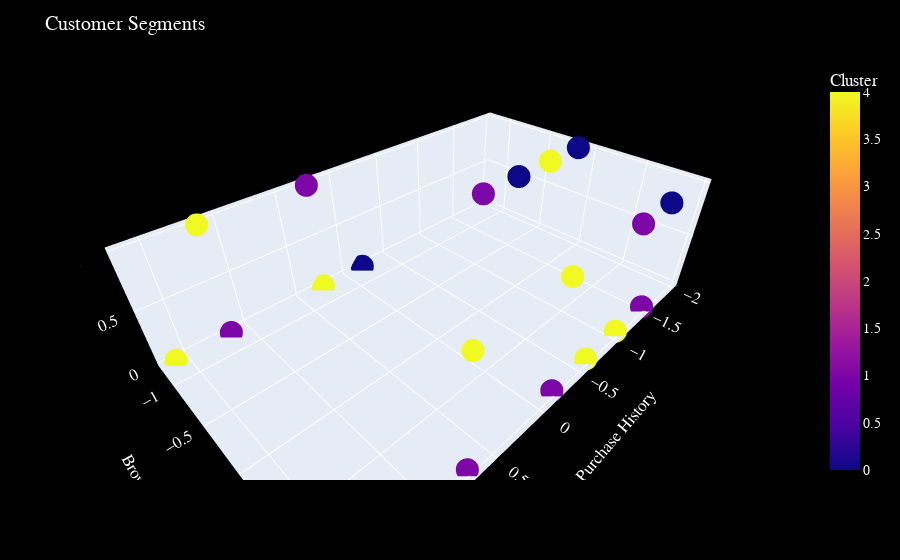

Source (notebook cell):
### Code cell
import plotly.express as px
import pandas as pd

# Assuming your data is in a Pandas DataFrame called `df`

# Create a new column for the cluster labels
df['Cluster'] = [0]*13 + [1]*37 + [2]*23 + [3]*15 + [4]*12

# Create a 3D scatter plot
fig = px.scatter_3d(df, x="Purchase History", y="Browsing Behavior", z="Category", color="Cluster")
fig.update_layout(
    title="Customer Segments",
    scene = dict(
        xaxis_title="Purchase History",
        yaxis_title="Browsing Behavior",
        zaxis_title="Category"),
    font=dict(
        family="Arial",
        size=14,
        color="#ffffff"
    ),
    plot_bgcolor="#f0f0f0", 
    paper_bgcolor="#000000",
    xaxis_showgrid=True,
    yaxis_showgrid=True,
    xaxis_gridcolor="#fff000", 
    yaxis_gridcolor="#000fff"
)

fig.show()

### Figure 1 — Plotly figure (JSON) as saved in the notebook; plotly's stock layout.template omitted (floating-point values rounded to 4 significant figures)
{"data": [{"hovertemplate": "Purchase History=%{x}<br>Browsing Behavior=%{y}<br>Category=%{z}<br>Cluster=%{marker.color}<extra></extra>", "legendgroup": "", "marker": {"color": [0, 0, 0, 0, 0, 0, 0, 0, 0, 0, 0, 0, 0, 1, 1, 1, 1, 1, 1, 1, 1, 1, 1, 1, 1, 1, 1, 1, 1, 1, 1, 1, 1, 1, 1, 1, 1, 1, 1, 1, 1, 1, 1, 1, 1, 1, 1, 1, 1, 1, 2, 2, 2, 2, 2, 2, 2, 2, 2, 2, 2, 2, 2, 2, 2, 2, 2, 2, 2, 2, 2, 2, 2, 3, 3, 3, 3, 3, 3, 3, 3, 3, 3, 3, 3, 3, 3, 3, 4, 4, 4, 4, 4, 4, 4, 4, 4, 4, 4, 4], "coloraxis": "coloraxis", "symbol": "circle"}, "mode": "markers", "name": "", "scene": "scene", "showlegend": false, "type": "scatter3d", "x": [-0.1764, -1.5, 1.147, -0.6175, -1.059, 0.2646, 0.7057, -1.941, 1.588, -0.1764, -0.6175, -1.059, 0.2646, 1.147, -1.5, 0.7057, -0.1764, -0.6175, 1.588, 0.2646, -1.059, -1.5, 1.147, -0.1764, 0.7057, -0.6175, 0.2646, -1.059, 1.588, 1.147, -0.1764, 0.7057, -0.6175, -1.5, 0.2646, -0.1764, -1.059, 1.147, 1.588, 0.7057, -0.6175, -1.5, 0.2646, -0.1764, -1.059, 1.147, 1.588, 0.7057, -0.6175, -1.5, 0.2646, -0.1764, -1.059, 1.147, 1.588, 0.7057, -0.6175, -1.5, 0.2646, -0.1764, -1.059, 1.147, 1.588, 0.7057, -0.6175, -1.5, 0.2646, -0.1764, -1.059, 1.147, 1.588, 0.7057, -0.6175, -1.5, 0.2646, -0.1764, -1.059, 1.147, 1.588, 0.7057, -0.6175, -1.5, 0.2646, -0.1764, -1.059, 1.147, 1.588, 0.7057, -0.6175, -1.5, 0.2646, -0.1764, -1.059, 1.147, 1.588, 0.7057, -0.6175, -1.5, 0.2646, -0.1764], "y": [-1.213, 0.9723, -1.213, -0.1202, 0.9723, -1.213, 0.9723, -0.1202, -1.213, 0.9723, 0.9723, -0.1202, -1.213, -1.213, 0.9723, 0.9723, 0.9723, -0.1202, -1.213, -1.213, 0.9723, -0.1202, -1.213, 0.9723, 0.9723, -0.1202, -1.213, 0.9723, -1.213, -1.213, 0.9723, 0.9723, 0.9723, -0.1202, -1.213, 0.9723, 0.9723, -1.213, -1.213, 0.9723, 0.9723, -0.1202, -1.213, 0.9723, 0.9723, -1.213, -1.213, 0.9723, 0.9723, -0.1202, -1.213, 0.9723, 0.9723, -1.213, -1.213, 0.9723, 0.9723, -0.1202, -1.213, 0.9723, 0.9723, -1.213, -1.213, 0.9723, 0.9723, -0.1202, -1.213, 0.9723, 0.9723, -1.213, -1.213, 0.9723, 0.9723, -0.1202, -1.213, 0.9723, 0.9723, -1.213, -1.213, 0.9723, 0.9723, -0.1202, -1.213, 0.9723, 0.9723, -1.213, -1.213, 0.9723, 0.9723, -0.1202, -1.213, 0.9723, 0.9723, -1.213, -1.213, 0.9723, 0.9723, -0.1202, -1.213, 0.9723], "z": [0, 1, 0, 1, 0, 1, 0, 1, 0, 1, 0, 1, 0, 1, 0, 1, 0, 1, 0, 1, 0, 1, 0, 1, 0, 1, 0, 1, 0, 1, 0, 1, 0, 1, 0, 1, 0, 1, 0, 1, 0, 1, 0, 1, 0, 1, 0, 1, 0, 1, 0, 1, 0, 1, 0, 1, 0, 1, 0, 1, 0, 1, 0, 1, 0, 1, 0, 1, 0, 1, 0, 1, 0, 1, 0, 1, 0, 1, 0, 1, 0, 1, 0, 1, 0, 1, 0, 1, 0, 1, 0, 1, 0, 1, 0, 1, 0, 1, 0, 1]}], "layout": {"autosize": true, "coloraxis": {"colorbar": {"title": {"text": "Cluster"}}, "colorscale": [[0, "#0d0887"], [0.1111, "#46039f"], [0.2222, "#7201a8"], [0.3333, "#9c179e"], [0.4444, "#bd3786"], [0.5556, "#d8576b"], [0.6667, "#ed7953"], [0.7778, "#fb9f3a"], [0.8889, "#fdca26"], [1, "#f0f921"]]}, "font": {"color": "#ffffff", "family": "Arial", "size": 14}, "legend": {"tracegroupgap": 0}, "margin": {"t": 60}, "paper_bgcolor": "#000000", "plot_bgcolor": "#f0f0f0", "scene": {"aspectmode": "auto", "aspectratio": {"x": 1.786, "y": 1.106, "z": 0.5062}, "camera": {"center": {"x": 0, "y": 0, "z": 0}, "eye": {"x": 1.083, "y": 1.083, "z": 1.083}, "projection": {"type": "perspective"}, "up": {"x": 0, "y": 0, "z": 1}}, "domain": {"x": [0, 1], "y": [0, 1]}, "xaxis": {"title": {"text": "Purchase History"}, "type": "linear"}, "yaxis": {"title": {"text": "Browsing Behavior"}, "type": "linear"}, "zaxis": {"title": {"text": "Category"}, "type": "linear"}}, "title": {"text": "Customer Segments"}, "xaxis": {"gridcolor": "#fff000", "showgrid": true}, "yaxis": {"gridcolor": "#000fff", "showgrid": true}}}
